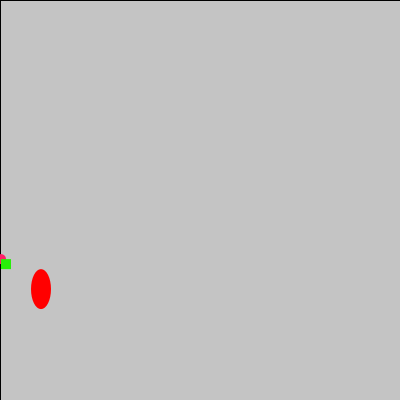
Frame 1 (no input)
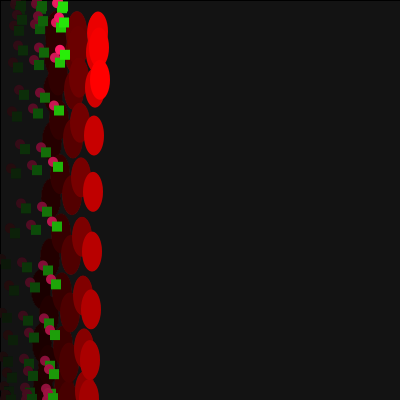
Frame 60 (the mouse pressed at the canvas centre just before this capture)
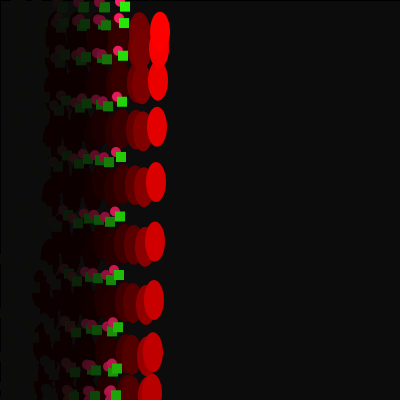
Frame 120 (the mouse held since frame 60 and released just before this capture)

The Processing sketch that drew these frames (run headless with seeded random() and noise(); from frame 60 on, the mouse is pressed at the canvas centre):

// Processing sketch: Day_4_sketch
// ── Day_4_sketch.pde
int r, g, b;
//grouping r, g, b ints together
//int r;
//int g;
//int b;
float radius;
float x, y;
float x2, y2;
float speed;
float size;



void setup(){
  size(400, 400);
  x = width/2;
  y = height/2;
  radius = 10;
  speed = 0.30;
  size = width/2;
}

void draw(){

  fill(0, 10);
  rect(0,0,400,400);
  noStroke();
  r = 255;
  g = 30;
  b = 105;
  fill(r,g,b);
  
  
  
  x = frameCount % width;
  y = height/2 + sin(frameCount * speed) * size;
  ellipse(x, y, radius, radius);
  fill(255,0,0);
  ellipse(x +40 , y + 30, radius * 2, radius * 4);
  fill(40,238,9 );
  rect(x,y,radius,radius);
  
  
}
